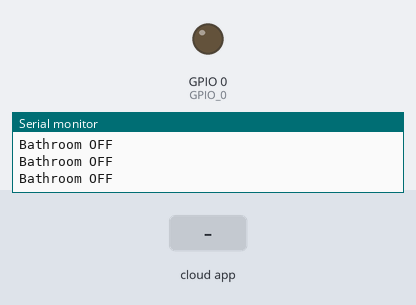
Bench run of a sketch on a simulated ESP8266 (NodeMCU). Shown: output pins drawn as LEDs (lit = HIGH), the last lines printed to the serial monitor. Inputs (shaded band) come from the test bench. WiFi joins after 1.5 s; servers stay silent unless stated; the Firebase database answers and starts empty.

Above: at 2.7 s.
2.8 s: the phone or cloud app sets Kitchen to 1
At 4.0 s:
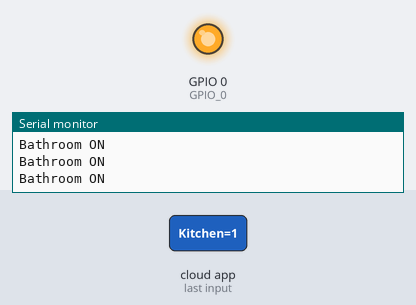
4.3 s: the phone or cloud app sets Kitchen to 0
At 5.3 s:
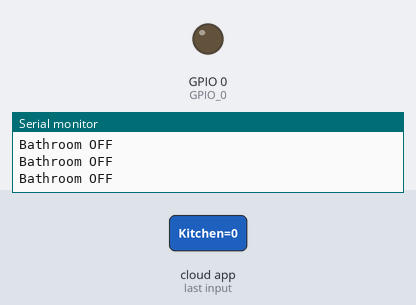
Timing chart, 0 to 7.3 s (numbered marks = the images above; inputs shaded):
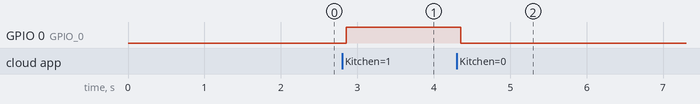

Measured:
- after the input at 2.8 s, GPIO 0 (GPIO_0): LOW → HIGH after 0.05 s
- after the input at 4.3 s, GPIO 0 (GPIO_0): HIGH → LOW after 0.05 s

The sketch:

codigo_novo_esp01.ino
```cpp
#include <ESP8266WiFi.h>
#include <FirebaseArduino.h>
#define FIREBASE_HOST "smarthomebylanga-15287.firebaseio.com"
#define FIREBASE_AUTH "WwR7MPQGw6IUzF1uGYoaRlNO0HNM1VEWc956aRQr"
#define WIFI_SSID "Casa_PC's"
#define WIFI_PASSWORD "CaroleGui"


int  KitchenValue;

const int GPIO_0 = 0;

void setup() {
  // put your setup code here, to run once:
pinMode(GPIO_0, OUTPUT);

Serial.begin(9600);
// connect to wifi.
WiFi.begin(WIFI_SSID, WIFI_PASSWORD);
Serial.print("connecting");
while (WiFi.status() != WL_CONNECTED) {
Serial.print(".");
delay(500);
}
Serial.println();
Serial.print("connected: ");
Serial.println(WiFi.localIP());
Firebase.begin(FIREBASE_HOST, FIREBASE_AUTH);
}

void loop() {
  // put your main code here, to run repeatedly:


 //-----------------------------------------------------------------------LIGHTS CONTROL--------------------------------------------------------------


//----------KITCHEN----------
KitchenValue = Firebase.getInt("Home/Light/Kitchen");
if (KitchenValue==1) {
Serial.println("Bathroom ON");
digitalWrite(GPIO_0,HIGH);
//return;
//delay(10);
}
else {
Serial.println("Bathroom OFF");
digitalWrite(GPIO_0,LOW);
}
//---------------------------------------
Firebase.set("Teste/teste/teste", 0);

}
```
